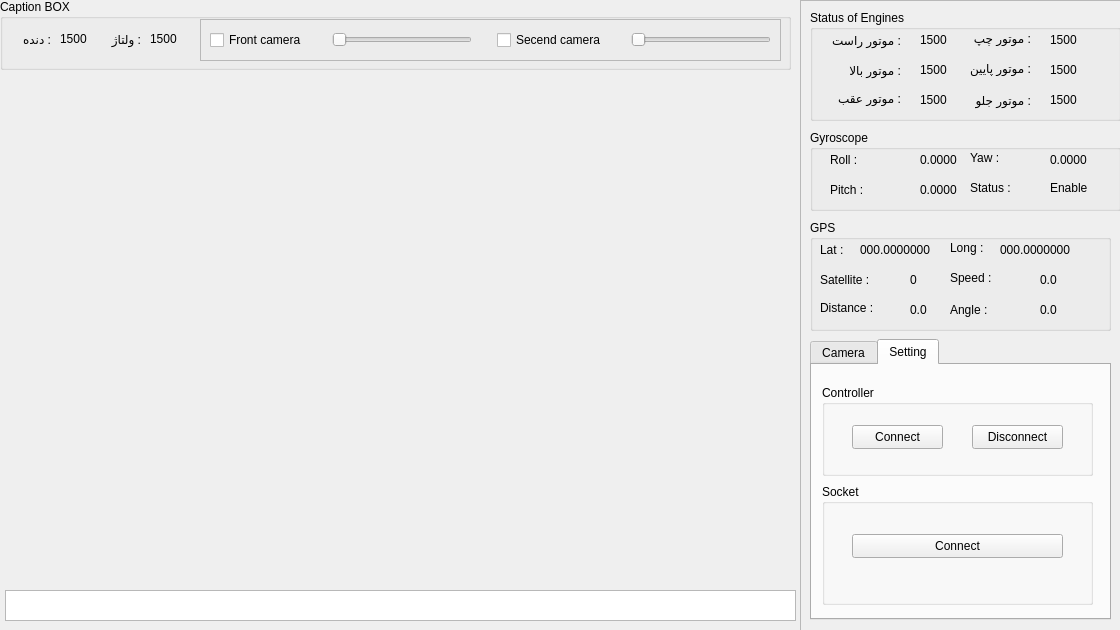
<?xml version="1.0" encoding="UTF-8"?>
<ui version="4.0">
 <class>MainWindow</class>
 <widget class="QMainWindow" name="MainWindow">
  <property name="windowModality">
   <enum>Qt::NonModal</enum>
  </property>
  <property name="geometry">
   <rect>
    <x>0</x>
    <y>0</y>
    <width>1120</width>
    <height>630</height>
   </rect>
  </property>
  <property name="minimumSize">
   <size>
    <width>240</width>
    <height>135</height>
   </size>
  </property>
  <property name="maximumSize">
   <size>
    <width>1600</width>
    <height>900</height>
   </size>
  </property>
  <property name="font">
   <font>
    <family>Tahoma</family>
   </font>
  </property>
  <property name="windowTitle">
   <string>زیردریایی روبونوس</string>
  </property>
  <widget class="QWidget" name="centralwidget">
   <widget class="QFrame" name="frame">
    <property name="geometry">
     <rect>
      <x>800</x>
      <y>0</y>
      <width>331</width>
      <height>631</height>
     </rect>
    </property>
    <property name="frameShape">
     <enum>QFrame::StyledPanel</enum>
    </property>
    <property name="frameShadow">
     <enum>QFrame::Raised</enum>
    </property>
    <widget class="QGroupBox" name="gp1">
     <property name="geometry">
      <rect>
       <x>10</x>
       <y>10</y>
       <width>311</width>
       <height>111</height>
      </rect>
     </property>
     <property name="title">
      <string>Status of Engines</string>
     </property>
     <widget class="QLabel" name="label">
      <property name="geometry">
       <rect>
        <x>20</x>
        <y>20</y>
        <width>71</width>
        <height>20</height>
       </rect>
      </property>
      <property name="text">
       <string>: موتور راست</string>
      </property>
     </widget>
     <widget class="QLabel" name="label_2">
      <property name="geometry">
       <rect>
        <x>150</x>
        <y>20</y>
        <width>71</width>
        <height>16</height>
       </rect>
      </property>
      <property name="text">
       <string>: موتور چپ</string>
      </property>
     </widget>
     <widget class="QLabel" name="label_3">
      <property name="geometry">
       <rect>
        <x>150</x>
        <y>50</y>
        <width>71</width>
        <height>16</height>
       </rect>
      </property>
      <property name="text">
       <string>: موتور پایین</string>
      </property>
     </widget>
     <widget class="QLabel" name="label_4">
      <property name="geometry">
       <rect>
        <x>20</x>
        <y>50</y>
        <width>71</width>
        <height>20</height>
       </rect>
      </property>
      <property name="text">
       <string>: موتور بالا</string>
      </property>
     </widget>
     <widget class="QLabel" name="label_5">
      <property name="geometry">
       <rect>
        <x>150</x>
        <y>80</y>
        <width>71</width>
        <height>20</height>
       </rect>
      </property>
      <property name="text">
       <string>: موتور جلو</string>
      </property>
     </widget>
     <widget class="QLabel" name="label_6">
      <property name="geometry">
       <rect>
        <x>20</x>
        <y>80</y>
        <width>71</width>
        <height>16</height>
       </rect>
      </property>
      <property name="text">
       <string>: موتور عقب</string>
      </property>
     </widget>
     <widget class="QLabel" name="lbl_right_motor">
      <property name="geometry">
       <rect>
        <x>110</x>
        <y>20</y>
        <width>41</width>
        <height>20</height>
       </rect>
      </property>
      <property name="text">
       <string>1500</string>
      </property>
     </widget>
     <widget class="QLabel" name="lbl_back_motor">
      <property name="geometry">
       <rect>
        <x>110</x>
        <y>80</y>
        <width>41</width>
        <height>20</height>
       </rect>
      </property>
      <property name="text">
       <string>1500</string>
      </property>
     </widget>
     <widget class="QLabel" name="lbl_top_motor">
      <property name="geometry">
       <rect>
        <x>110</x>
        <y>50</y>
        <width>41</width>
        <height>20</height>
       </rect>
      </property>
      <property name="text">
       <string>1500</string>
      </property>
     </widget>
     <widget class="QLabel" name="lbl_left_motor">
      <property name="geometry">
       <rect>
        <x>240</x>
        <y>20</y>
        <width>41</width>
        <height>20</height>
       </rect>
      </property>
      <property name="text">
       <string>1500</string>
      </property>
     </widget>
     <widget class="QLabel" name="lbl_bottom_motor">
      <property name="geometry">
       <rect>
        <x>240</x>
        <y>50</y>
        <width>41</width>
        <height>20</height>
       </rect>
      </property>
      <property name="text">
       <string>1500</string>
      </property>
     </widget>
     <widget class="QLabel" name="lbl_front_motor">
      <property name="geometry">
       <rect>
        <x>240</x>
        <y>80</y>
        <width>41</width>
        <height>20</height>
       </rect>
      </property>
      <property name="text">
       <string>1500</string>
      </property>
     </widget>
    </widget>
    <widget class="QGroupBox" name="gp2">
     <property name="geometry">
      <rect>
       <x>10</x>
       <y>130</y>
       <width>311</width>
       <height>81</height>
      </rect>
     </property>
     <property name="title">
      <string>Gyroscope</string>
     </property>
     <widget class="QLabel" name="label_7">
      <property name="geometry">
       <rect>
        <x>160</x>
        <y>50</y>
        <width>61</width>
        <height>16</height>
       </rect>
      </property>
      <property name="text">
       <string>Status :</string>
      </property>
     </widget>
     <widget class="QLabel" name="lbl_pitch">
      <property name="geometry">
       <rect>
        <x>110</x>
        <y>50</y>
        <width>41</width>
        <height>20</height>
       </rect>
      </property>
      <property name="text">
       <string>0.0000</string>
      </property>
     </widget>
     <widget class="QLabel" name="label_8">
      <property name="geometry">
       <rect>
        <x>160</x>
        <y>20</y>
        <width>61</width>
        <height>16</height>
       </rect>
      </property>
      <property name="text">
       <string>Yaw :</string>
      </property>
     </widget>
     <widget class="QLabel" name="lbl_roll">
      <property name="geometry">
       <rect>
        <x>110</x>
        <y>20</y>
        <width>41</width>
        <height>20</height>
       </rect>
      </property>
      <property name="text">
       <string>0.0000</string>
      </property>
     </widget>
     <widget class="QLabel" name="label_9">
      <property name="geometry">
       <rect>
        <x>20</x>
        <y>20</y>
        <width>71</width>
        <height>20</height>
       </rect>
      </property>
      <property name="text">
       <string>Roll :</string>
      </property>
     </widget>
     <widget class="QLabel" name="lbl_yaw">
      <property name="geometry">
       <rect>
        <x>240</x>
        <y>20</y>
        <width>41</width>
        <height>20</height>
       </rect>
      </property>
      <property name="text">
       <string>0.0000</string>
      </property>
     </widget>
     <widget class="QLabel" name="label_10">
      <property name="geometry">
       <rect>
        <x>20</x>
        <y>50</y>
        <width>71</width>
        <height>20</height>
       </rect>
      </property>
      <property name="text">
       <string>Pitch :</string>
      </property>
     </widget>
     <widget class="QLabel" name="label_19">
      <property name="geometry">
       <rect>
        <x>240</x>
        <y>50</y>
        <width>49</width>
        <height>16</height>
       </rect>
      </property>
      <property name="text">
       <string>Enable</string>
      </property>
     </widget>
    </widget>
    <widget class="QGroupBox" name="gp3">
     <property name="geometry">
      <rect>
       <x>10</x>
       <y>220</y>
       <width>301</width>
       <height>111</height>
      </rect>
     </property>
     <property name="title">
      <string>GPS</string>
     </property>
     <widget class="QLabel" name="label_11">
      <property name="geometry">
       <rect>
        <x>10</x>
        <y>20</y>
        <width>31</width>
        <height>20</height>
       </rect>
      </property>
      <property name="text">
       <string>Lat :</string>
      </property>
     </widget>
     <widget class="QLabel" name="lbl_speed">
      <property name="geometry">
       <rect>
        <x>230</x>
        <y>50</y>
        <width>41</width>
        <height>20</height>
       </rect>
      </property>
      <property name="text">
       <string>0.0</string>
      </property>
     </widget>
     <widget class="QLabel" name="lbl_satallite">
      <property name="geometry">
       <rect>
        <x>100</x>
        <y>50</y>
        <width>41</width>
        <height>20</height>
       </rect>
      </property>
      <property name="text">
       <string>0</string>
      </property>
     </widget>
     <widget class="QLabel" name="lbl_distance">
      <property name="geometry">
       <rect>
        <x>100</x>
        <y>80</y>
        <width>41</width>
        <height>20</height>
       </rect>
      </property>
      <property name="text">
       <string>0.0</string>
      </property>
     </widget>
     <widget class="QLabel" name="label_12">
      <property name="geometry">
       <rect>
        <x>140</x>
        <y>20</y>
        <width>41</width>
        <height>16</height>
       </rect>
      </property>
      <property name="text">
       <string>Long :</string>
      </property>
     </widget>
     <widget class="QLabel" name="lbl_lat">
      <property name="geometry">
       <rect>
        <x>50</x>
        <y>20</y>
        <width>91</width>
        <height>20</height>
       </rect>
      </property>
      <property name="text">
       <string>000.0000000</string>
      </property>
     </widget>
     <widget class="QLabel" name="label_13">
      <property name="geometry">
       <rect>
        <x>140</x>
        <y>80</y>
        <width>71</width>
        <height>20</height>
       </rect>
      </property>
      <property name="text">
       <string>Angle :</string>
      </property>
     </widget>
     <widget class="QLabel" name="label_14">
      <property name="geometry">
       <rect>
        <x>10</x>
        <y>80</y>
        <width>61</width>
        <height>16</height>
       </rect>
      </property>
      <property name="text">
       <string>Distance :</string>
      </property>
     </widget>
     <widget class="QLabel" name="lbl_angle">
      <property name="geometry">
       <rect>
        <x>230</x>
        <y>80</y>
        <width>41</width>
        <height>20</height>
       </rect>
      </property>
      <property name="text">
       <string>0.0</string>
      </property>
     </widget>
     <widget class="QLabel" name="label_15">
      <property name="geometry">
       <rect>
        <x>140</x>
        <y>50</y>
        <width>71</width>
        <height>16</height>
       </rect>
      </property>
      <property name="text">
       <string>Speed :</string>
      </property>
     </widget>
     <widget class="QLabel" name="lbl_long">
      <property name="geometry">
       <rect>
        <x>190</x>
        <y>20</y>
        <width>81</width>
        <height>20</height>
       </rect>
      </property>
      <property name="text">
       <string>000.0000000</string>
      </property>
     </widget>
     <widget class="QLabel" name="label_16">
      <property name="geometry">
       <rect>
        <x>10</x>
        <y>50</y>
        <width>61</width>
        <height>20</height>
       </rect>
      </property>
      <property name="text">
       <string>Satellite :</string>
      </property>
     </widget>
    </widget>
    <widget class="QTabWidget" name="tabWidget">
     <property name="geometry">
      <rect>
       <x>10</x>
       <y>339</y>
       <width>301</width>
       <height>281</height>
      </rect>
     </property>
     <property name="currentIndex">
      <number>1</number>
     </property>
     <widget class="QWidget" name="tab">
      <attribute name="title">
       <string>Camera</string>
      </attribute>
     </widget>
     <widget class="QWidget" name="tab_2">
      <attribute name="title">
       <string>Setting</string>
      </attribute>
      <widget class="QGroupBox" name="gp5">
       <property name="geometry">
        <rect>
         <x>10</x>
         <y>20</y>
         <width>271</width>
         <height>91</height>
        </rect>
       </property>
       <property name="title">
        <string>Controller</string>
       </property>
       <widget class="QPushButton" name="btn_controller_connect">
        <property name="geometry">
         <rect>
          <x>30</x>
          <y>40</y>
          <width>91</width>
          <height>24</height>
         </rect>
        </property>
        <property name="text">
         <string>Connect</string>
        </property>
       </widget>
       <widget class="QPushButton" name="btn_controller_disconnect">
        <property name="geometry">
         <rect>
          <x>150</x>
          <y>40</y>
          <width>91</width>
          <height>24</height>
         </rect>
        </property>
        <property name="text">
         <string>Disconnect</string>
        </property>
       </widget>
      </widget>
      <widget class="QGroupBox" name="gp6">
       <property name="geometry">
        <rect>
         <x>10</x>
         <y>119</y>
         <width>271</width>
         <height>121</height>
        </rect>
       </property>
       <property name="title">
        <string>Socket</string>
       </property>
       <widget class="QPushButton" name="btn_socket_connect">
        <property name="geometry">
         <rect>
          <x>30</x>
          <y>50</y>
          <width>211</width>
          <height>24</height>
         </rect>
        </property>
        <property name="text">
         <string>Connect</string>
        </property>
       </widget>
      </widget>
     </widget>
    </widget>
   </widget>
   <widget class="QGroupBox" name="gp4">
    <property name="geometry">
     <rect>
      <x>0</x>
      <y>-1</y>
      <width>791</width>
      <height>71</height>
     </rect>
    </property>
    <property name="title">
     <string>Caption BOX</string>
    </property>
    <widget class="QLabel" name="lbl_vltage">
     <property name="geometry">
      <rect>
       <x>150</x>
       <y>30</y>
       <width>41</width>
       <height>20</height>
      </rect>
     </property>
     <property name="text">
      <string>1500</string>
     </property>
    </widget>
    <widget class="QLabel" name="label_17">
     <property name="geometry">
      <rect>
       <x>100</x>
       <y>30</y>
       <width>41</width>
       <height>20</height>
      </rect>
     </property>
     <property name="text">
      <string>: ولتاژ</string>
     </property>
    </widget>
    <widget class="QLabel" name="lbl_dande">
     <property name="geometry">
      <rect>
       <x>60</x>
       <y>30</y>
       <width>41</width>
       <height>20</height>
      </rect>
     </property>
     <property name="text">
      <string>1500</string>
     </property>
    </widget>
    <widget class="QLabel" name="label_18">
     <property name="geometry">
      <rect>
       <x>10</x>
       <y>30</y>
       <width>41</width>
       <height>20</height>
      </rect>
     </property>
     <property name="text">
      <string>: دنده</string>
     </property>
    </widget>
    <widget class="QFrame" name="frame_2">
     <property name="geometry">
      <rect>
       <x>200</x>
       <y>20</y>
       <width>581</width>
       <height>42</height>
      </rect>
     </property>
     <property name="frameShape">
      <enum>QFrame::StyledPanel</enum>
     </property>
     <property name="frameShadow">
      <enum>QFrame::Raised</enum>
     </property>
     <layout class="QHBoxLayout" name="horizontalLayout">
      <property name="spacing">
       <number>25</number>
      </property>
      <item>
       <widget class="QCheckBox" name="chb_front_camera">
        <property name="text">
         <string>Front camera</string>
        </property>
       </widget>
      </item>
      <item>
       <widget class="QSlider" name="sl_front_led">
        <property name="orientation">
         <enum>Qt::Horizontal</enum>
        </property>
       </widget>
      </item>
      <item>
       <widget class="QCheckBox" name="chb_secend_camera">
        <property name="text">
         <string>Secend camera</string>
        </property>
       </widget>
      </item>
      <item>
       <widget class="QSlider" name="sl_secend_led">
        <property name="orientation">
         <enum>Qt::Horizontal</enum>
        </property>
       </widget>
      </item>
     </layout>
    </widget>
   </widget>
   <widget class="QTextBrowser" name="txt_show_status">
    <property name="geometry">
     <rect>
      <x>5</x>
      <y>590</y>
      <width>791</width>
      <height>31</height>
     </rect>
    </property>
   </widget>
  </widget>
 </widget>
 <resources/>
 <connections/>
</ui>
